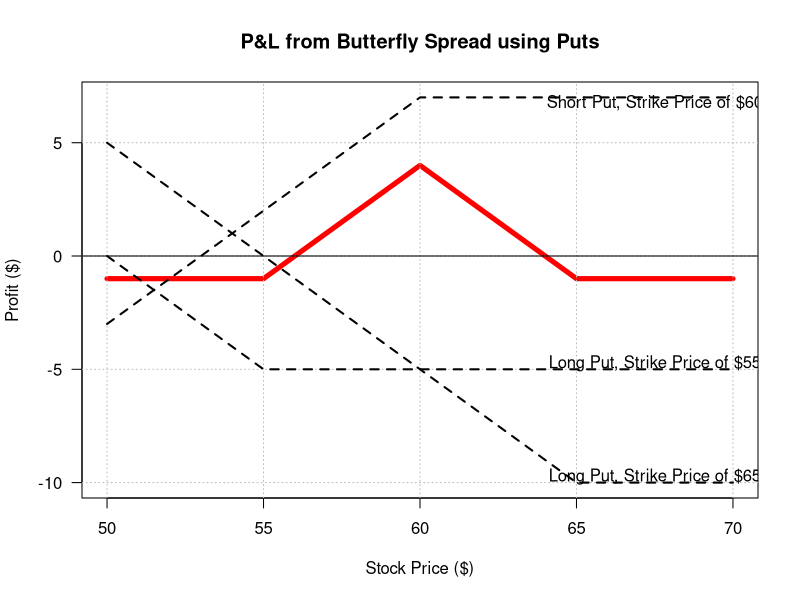

Generate this figure with R:
spread.butterfly.put <- function(k1, k2, k3, c1, c2, c3){ # Butterfly of puts
  
  if (isTRUE(k1 >= k2) && isTRUE(k2 >= k3) && isTRUE(k1 >= k3))
    
    { message("Incorrect values for strike prices") } # Wrong Strike Prices
  
  else { # When all inputs for Strike Prices are correct:
    
    L1 <- rbind(cbind(seq(k1 - 5, k1 - 1, 1), 1 - seq(k2 - k1)),
                cbind(seq(k1, k3 + 5, 1), -c1)) # Long Put
    
    L2 <- rbind(cbind(seq(k1 - 5, k3 - 1, 1), c3 - seq(k3 - k1 + c3 - 5) - 4),
                cbind(seq(k3, k3 + 5, 1), -c3)) # Long Put
    
    S <- rbind(cbind(seq(k1 - 5, k2 - 1, 1), seq(k1 - 5, k2 - 1, 1) - k2 + c2),
               cbind(seq(k2, k3 + 5, 1), c2)) # Short Put
    
    g <- c("First Long Put", "Short Put", "Second Long Put", "Stock Price")
    f <- list(L1, S, L2) # Assign Column names to pay-off of Calls
    for (n in 1:3){ colnames(f[[n]]) = c(g[4], sprintf("Profit from %s",g[n]))}
    
    DF <- merge(f[[1]], f[[2]], by = g[4]) # Merge 
    DF <- merge(DF, f[[3]], by = g[4]) 
    
    DF$`Total Payoff` <- DF[,2] + 2 * DF[,3] + DF[,4] # Total Pay-off column
    
    plot(x = DF[,1], y = DF[,5], las = 1, ylab = "Profit ($)", type = "l",
         xlab = "Stock Price ($)", ylim = c(min(DF[,2:5]), max(DF[,2:5])),
         main = "P&L from Butterfly Spread using Puts", lwd = 5, col = "red")
    
    grid(nx = NULL, ny = NULL, col = "grey", lty = 3) # Grid
    
    abline(h = 0) # Break Even line
    
    for (n in 2:4){ lines(x = DF[,1], y = DF[,n], lwd = 2, lty = 2) }
    
    text(x = k3 + 2.5, y = c2 - 0.25,
         sprintf("Short Put, Strike Price of $%s", k2)) # Short Put
    text(x = k3 + 2.5, y = 0.25 - c1,
         sprintf("Long Put, Strike Price of $%s", k1)) # First Long Put
    text(x = k3 + 2.5, y = 0.25 - c3,
         sprintf("Long Put, Strike Price of $%s", k3)) # Second Long Put
    
    DF } # Display data frame of pay-offs
}
spread.butterfly.put(55, 60, 65, 5, 7, 10) # Test
